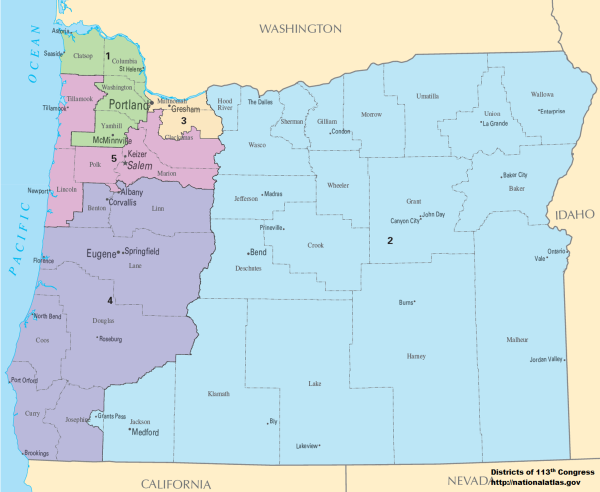
#> input picture Oregon_Congressional_Districts,_113th.png, 1200 x 984 px (shown at 1/2 size)
$ jupyter execute --allow-errors PuLP_OregonCongressionalApportionment.ipynb
#> lines starting #> are read from the running program, lines starting #| are printed output that depends on the picture
# Knapsack Optimization Problem: Oregon Congressional Apportionment

In this notebook, you'll receive a refresher or learn about US Congressional Apportionment and how the population of each state impacts the representation received through the apportionment. Using the example of Oregon, which is likely to receive a new Congressional District through the 2021 apportionment, the nonpartisan approach below is intended to be an aid for discussion that could be used in many scenarios.  As a nonpartisan approach, there will not be any data included from voter registration logs.  Instead, county population data, along with mathematical optimization, is used here to align districts through population constraints.

## Model notes:

The modeling approach is that of an assignment model, such as a supply chain example where Distribution Centers/Warehouses have a supply of products that they send to customer nodes that have demands for those products.

This assignment model has different constraints and objectives than most assignment models, and this unique complexity makes the problem interesting!  Perhaps a similar assignment model might be if a supply node were to want to ship product equitable to multiple demand nodes, rather than based on profit, cost, revenue growth, or other economic objectives; maybe a vaccine distribution model.

## Model Objective and Constraints:

### Decision Variables

- $\text{assignment}_{i,j} \in [0,1]$: Whether the county [ i ] is assigned to the District [ j ]

- $\text{allocation}_{i,j} \in \mathbb{N}_{0}$: The non-negative amount of population from County [ i ] that is allocated to District [ j ]

### Objective Function

- **Assignments**: Minimize the number of counties assigned to districts

\begin{equation}
\text{Minimize} \quad Z = \sum_{(i,j) \in \text{Counties} \times \text{Districts}}{\text{assignment}_{i,j}}
\end{equation}

> Objective notes: In order to satisfy the constraints, all 36 counties must be assigned.  But counties can be assigned to multiple districts, increasing the upper bound of assignments to [36 counties]*[6 districts] = [216 assignments].  Minimizing the number of assignments while still meeting the constraints ensures that there will not be many counties that are split among multiple districts.  Requiring all counties to be assigned to only one district would make the model infeasible given the constraints to ensure the population of each district is close to equal.

### Constraints

- **Allocate all population**: Each county must have exactly all population allocated to districts.

\begin{equation}
\sum_{j \in \text{Districts}}{\text{assignment}_{i,j}} = \text{county_populations}_{i} \quad \forall i \in \text{Counties}
\end{equation}

- **Assignment required for Allocation**: Allocation can only be greater than zero if assignment is greater than zero.

\begin{equation}
\sum_{(i,j) \in \text{Counties} \times \text{Districts}} {\text{allocation}_{i,j}} \leq \text{M} \times {\text{assignment}_{i,j}}
\end{equation}

- **Completeness Constraint 1**: At least 20% of a county population must be allocated to a district if that county is assigned to that district.

\begin{equation}
\text{If }  {\text{assignment}_{i,j}} = \text{1 then }
\sum_{(i,j) \in \text{Counties} \times \text{Districts}} {\text{allocation}_{i,j}} \geq \text{0.20} \times {\text{county_population}_{i,j}} \times {\text{assignment}_{i,j}}
\end{equation}

- **Completeness Constraints 2 and 3**: All counties may be assigned to up to 1 district, but only counties with a population of at least 220,000 may be assigned to up to 2 districts.

\begin{equation}
\text{If }  {\text{county_populations}_{i}} \leq \text{220,000 then }
\sum_{j \in \text{Districts}} {\text{assignment}_{i,j}} \leq \text{1}
\quad \forall i \in \text{Counties}
\end{equation}

\begin{equation}
\text{Else } \sum_{j \in \text{Districts}} {\text{assignment}_{i,j}} \leq \text{2}
\end{equation}

- **Contiguous district constraints**: For each county.  Example of county [ 5 ] shown here.  Coos County (5) borders only Curry County (7) or Douglas County (8).  Therefore at least (7) or (8) need to be allocated to any district that has (5).

\begin{equation}
\text{assignment}_{5,j} \leq \text{assignment}_{7,j} + \text{assignment}_{9,j} \forall j \in \text{Districts}
\end{equation}

*Last Updated: 2020-01-08*

[cell 1]
# initializing useful modules, packages, or libraries
import geopandas as gpd # shapefile for Oregon county maps
import numpy as np  # data
import pandas as pd # data
from PIL import Image, ImageOps # images
from plotnine import ggplot, aes, geom_map, geom_text, geom_label # plots
from plotnine import * # needed for theme
from pulp import * # for the optimization model with linear programming

### The Oregon congressional apportionment map from the 2010 census looks as follows.
#### The 2010 population for these 5 districts had the following populations according to ballotopedia :
1st District - 775,806 - 2nd District - 770,403 - 3rd District - 782,486 - 4th District - 770,184 - 5th District - 772,980
#### According to 2019 estimations, populations increased (https://www.census.gov/mycd/) :
1st District - 858,875 - 2nd District - 841,022 - 3rd District - 853,116 - 4th District - 820,504 - 5th District - 844,220

[cell 2]
print('\033[1m'+'Here is the 2020 census apportionment.  More detail is available at census.gov.')
im_2010 = Image.open('Oregon_Congressional_Districts,_113th.png')
#> im_2010 is the input picture: PIL image 1200x984 RGBA; mean R, G, B, A 199, 219.9, 225.9, 255
resized_im_2010 = im_2010.resize((round(im_2010.size[0]*0.5), round(im_2010.size[1]*0.5)))
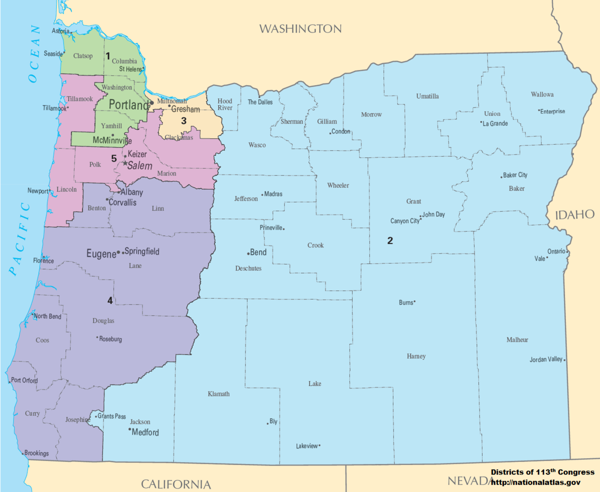
#> resized_im_2010: PIL image 600x492 RGBA; mean R, G, B, A 199, 219.9, 225.9, 255
display(resized_im_2010)

### The increase in Oregon's population has outpaced the US average increase
This means that if there remain five congressional districts, each congressperson would represent ~840,000 people.  However, due to the population increase and the graph below which shows Oregon was already close to gaining a 6th district in 2020, it is likely that Oregon will receive a 6th district, in which case each congressperson would represent ~700,000 people.

[cell 3]
print('\033[1m'+'This infographic from the Pew Research Center shows that Oregon was close to receiving a 6th congressperson in 2010.')
im_pew = Image.open('FT_18.05.18_RepresentationRatios_states.png')
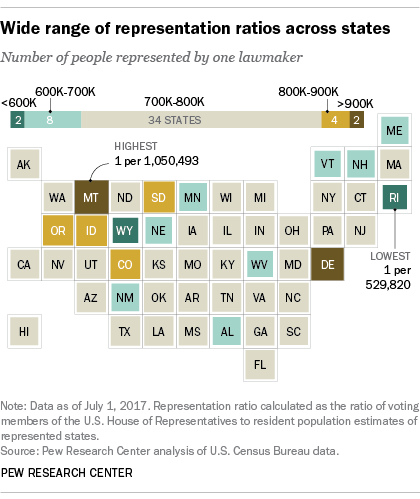
#> input picture FT_18.05.18_RepresentationRatios_states.png, 420 x 499 px
#> im_pew is the input picture: PIL image 420x499 P; mean R, G, B 232.1, 232.6, 226.9
# im_with_border = ImageOps.expand(im_pew,border=3)
display(im_pew)
